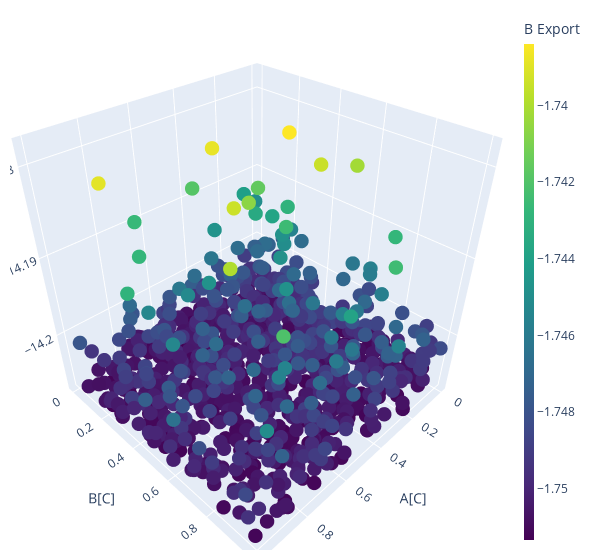

Notebook code for this chart:
### Code cell
fig = go.Figure(data=[go.Scatter3d(x=DF_2_A["A"], y=DF_2_A["B"],z=DF_2_A["B_Export"],mode='markers',
                                       marker=dict(
        size=5,
        color=DF_2_A["B_Export"],                # set color to an array/list of desired values
        colorscale='Viridis',   # choose a colorscale
        opacity=1,
        colorbar=dict(thickness=10,title="B Export")),
)])
fig.update_layout(scene = dict(
                    xaxis_title='A[C]',
                    yaxis_title='B[C]',
                    zaxis_title='B Export'),
                    width=600,
                    margin=dict(r=20, b=10, l=10, t=10))

fig.show()

### Figure 1 — Plotly figure (JSON) as saved in the notebook; plotly's stock layout.template omitted (floating-point values rounded to 4 significant figures; data arrays with more than 128 entries replaced by an {"elided": "..."} marker saying what was removed)
{"data": [{"marker": {"color": {"elided": "1000 float values"}, "colorbar": {"thickness": 10, "title": {"text": "B Export"}}, "colorscale": [[0, "#440154"], [0.1111, "#482878"], [0.2222, "#3e4989"], [0.3333, "#31688e"], [0.4444, "#26828e"], [0.5556, "#1f9e89"], [0.6667, "#35b779"], [0.7778, "#6ece58"], [0.8889, "#b5de2b"], [1, "#fde725"]], "opacity": 1, "size": 5}, "mode": "markers", "type": "scatter3d", "x": {"elided": "1000 float values"}, "y": {"elided": "1000 float values"}, "z": {"elided": "1000 float values"}}], "layout": {"margin": {"b": 10, "l": 10, "r": 20, "t": 10}, "scene": {"xaxis": {"title": {"text": "A[C]"}}, "yaxis": {"title": {"text": "B[C]"}}, "zaxis": {"title": {"text": "B Export"}}}, "width": 600}}
